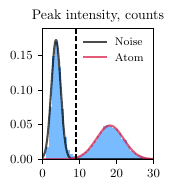

Here is the Python script that generated this plot:
import numpy as np
import matplotlib.pyplot as plt
from scipy.optimize import curve_fit
plt.style.use('thesis.mplstyle')
from colors import red, blue

data = np.load("../data/imaging-hist/data.npz")
lm_tw, lm_ref = data['lm_tw'], data['lm_ref']
lm = np.concatenate((lm_tw, lm_ref))

print(np.mean(lm < 9))

bins = np.linspace(0, 40, 50)
counts, bin_edges = np.histogram(lm, bins=bins, density=True)
bin_centers = (bin_edges[:-1] + bin_edges[1:]) / 2

# two-Gaussian function (sum of two Gaussian bell curves)
def two_gaussians(x, A1, mu1, sigma1, A2, mu2, sigma2):
    return A1 * np.exp(-((x - mu1)**2) / (2 * sigma1**2)) + A2 * np.exp(-((x - mu2)**2) / (2 * sigma2**2))

# A1, mu1, sigma1, A2, mu2, sigma2
p0 = [0.14, 3.7, 1.28, 0.051, 18.5, 4]
popt, pcov = curve_fit(two_gaussians, bin_centers, counts, p0=p0)
A1, mu1, sigma1, A2, mu2, sigma2 = popt

x_fit = np.linspace(0, 40, 400)
y_fit_total = two_gaussians(x_fit, *popt)
y_fit1 = A1 * np.exp(-((x_fit - mu1)**2) / (2 * sigma1**2))
y_fit2 = A2 * np.exp(-((x_fit - mu2)**2) / (2 * sigma2**2))


fig, ax = plt.subplots(1, 1, figsize=(2, 2))
ax.hist(lm, bins=bins, density=True, color=blue, alpha=0.6)
ax.plot(x_fit, y_fit1, linewidth=1.5, label='Noise', color='k', alpha=0.7)
ax.plot(x_fit, y_fit2, linewidth=1.5, label='Atom', color=red, alpha=0.7)
ax.axvline(x=9, linestyle='--', color='black', alpha=1.0, linewidth=1)
ax.set_xticks([0, 10, 20, 30, 40])
ax.set_ylim(0, 0.15)
ax.set_xlim(0, 40)
ax.set_title('Peak intensity, counts')
ax.legend(frameon=False)
plt.tight_layout()
plt.savefig("imaging-hist.pdf", bbox_inches='tight')
plt.close()